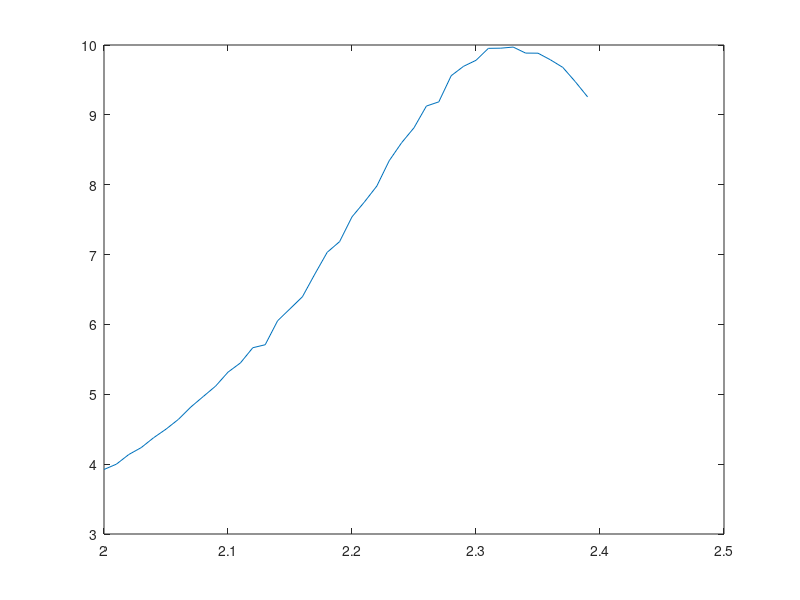

MATLAB code for this plot:
e_var = [3.9236, 3.9997, 4.13793, 4.23657, 4.37805, 4.50082, 4.64094, 4.81743, 4.96739, 5.11687, 5.31675, 5.44857, 5.66647, 5.7092, 6.0524, 6.22364, 6.39549, 6.71979, 7.03254, 7.18532, 7.54008, 7.75253, 7.98047, 8.34331, 8.60065, 8.81528, 9.12599, 9.18606, 9.56067, 9.69528, 9.78086, 9.95221, 9.95478, 9.97031, 9.88431, 9.88289, 9.78829, 9.67937, 9.47638, 9.25704, ];
m_var = [281.58, 240.38, 238.44, 236.727, 234.548, 232.7, 305.251, 352.988, 313.06, 323.497, 233.085, 108.541, 272.808, 321.502, 276.898, 279.094, 283.001, 290.674, 239.672, 261.226, 233.552, 247.964, 249.806, 235.001, 228.5, 220.551, 215.606, 204.343, 197.504, 187.663, 184.727, 172.608, 169.594, 158.148, 147.99, 141.989, 135.221, 125.326, 119.932, 109.651, ];
mean_mag = [0.882468, 0.899364, 0.895866, 0.892347, 0.888013, 0.884188, 0.909405, 0.940147, 0.927879, 0.90719, 0.882576, 0.867248, 0.886855, 0.893749, 0.829607, 0.827488, 0.836036, 0.843281, 0.818149, 0.801269, 0.79224, 0.781498, 0.774735, 0.748853, 0.73701, 0.72059, 0.711193, 0.689078, 0.676819, 0.659061, 0.645583, 0.619049, 0.610834, 0.586132, 0.562232, 0.548456, 0.530047, 0.508301, 0.493813, 0.466924, ];
temperatures = [2, 2.01, 2.02, 2.03, 2.04, 2.05, 2.06, 2.07, 2.08, 2.09, 2.1, 2.11, 2.12, 2.13, 2.14, 2.15, 2.16, 2.17, 2.18, 2.19, 2.2, 2.21, 2.22, 2.23, 2.24, 2.25, 2.26, 2.27, 2.28, 2.29, 2.3, 2.31, 2.32, 2.33, 2.34, 2.35, 2.36, 2.37, 2.38, 2.39, ];
plot(temperatures,e_var)
